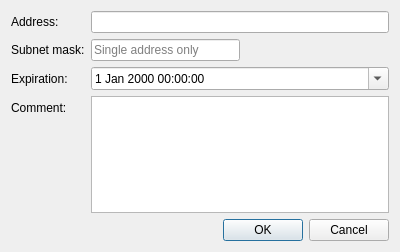
<?xml version="1.0" encoding="UTF-8"?>
<ui version="4.0">
 <class>ipBanDialog</class>
 <widget class="QDialog" name="ipBanDialog">
  <property name="geometry">
   <rect>
    <x>0</x>
    <y>0</y>
    <width>400</width>
    <height>252</height>
   </rect>
  </property>
  <property name="windowTitle">
   <string>IP ban</string>
  </property>
  <property name="modal">
   <bool>true</bool>
  </property>
  <layout class="QFormLayout">
   <item row="0" column="0">
    <widget class="QLabel">
     <property name="text">
      <string>Address:</string>
     </property>
    </widget>
   </item>
   <item row="0" column="1">
    <widget class="QLineEdit" name="address"/>
   </item>
   <item row="3" column="1">
    <layout class="QHBoxLayout" name="horizontalLayout">
     <item>
      <widget class="QLineEdit" name="subnetmask">
       <property name="placeholderText">
        <string>Single address only</string>
       </property>
      </widget>
     </item>
     <item>
      <spacer name="horizontalSpacer">
       <property name="orientation">
        <enum>Qt::Horizontal</enum>
       </property>
       <property name="sizeHint" stdset="0">
        <size>
         <width>40</width>
         <height>20</height>
        </size>
       </property>
      </spacer>
     </item>
    </layout>
   </item>
   <item row="4" column="0">
    <widget class="QLabel">
     <property name="text">
      <string>Expiration:</string>
     </property>
    </widget>
   </item>
   <item row="4" column="1">
    <widget class="QDateTimeEdit" name="expiration">
     <property name="calendarPopup">
      <bool>true</bool>
     </property>
    </widget>
   </item>
   <item row="6" column="0">
    <widget class="QLabel">
     <property name="text">
      <string>Comment:</string>
     </property>
    </widget>
   </item>
   <item row="6" column="1">
    <widget class="QPlainTextEdit" name="comment"/>
   </item>
   <item row="8" column="0" colspan="2">
    <widget class="QDialogButtonBox" name="buttonBox">
     <property name="orientation">
      <enum>Qt::Horizontal</enum>
     </property>
     <property name="standardButtons">
      <set>QDialogButtonBox::Cancel|QDialogButtonBox::Ok</set>
     </property>
    </widget>
   </item>
   <item row="3" column="0">
    <widget class="QLabel" name="label_2">
     <property name="text">
      <string>Subnet mask:</string>
     </property>
    </widget>
   </item>
  </layout>
 </widget>
 <resources/>
 <connections>
  <connection>
   <sender>buttonBox</sender>
   <signal>accepted()</signal>
   <receiver>ipBanDialog</receiver>
   <slot>accept()</slot>
   <hints>
    <hint type="sourcelabel">
     <x>248</x>
     <y>254</y>
    </hint>
    <hint type="destinationlabel">
     <x>157</x>
     <y>274</y>
    </hint>
   </hints>
  </connection>
  <connection>
   <sender>buttonBox</sender>
   <signal>rejected()</signal>
   <receiver>ipBanDialog</receiver>
   <slot>reject()</slot>
   <hints>
    <hint type="sourcelabel">
     <x>316</x>
     <y>260</y>
    </hint>
    <hint type="destinationlabel">
     <x>286</x>
     <y>274</y>
    </hint>
   </hints>
  </connection>
 </connections>
</ui>
